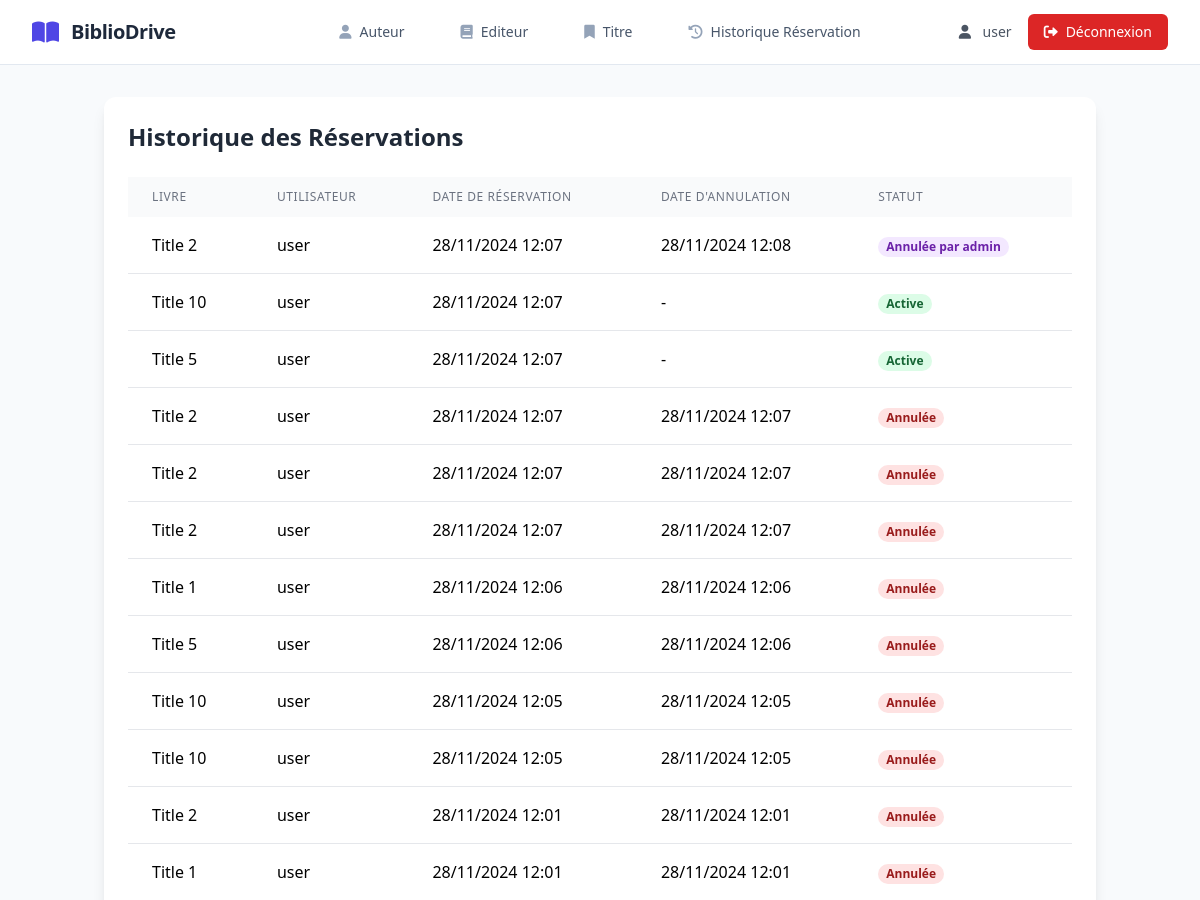
Before: /book/historique/ (signed in, upper part) with the older database file.
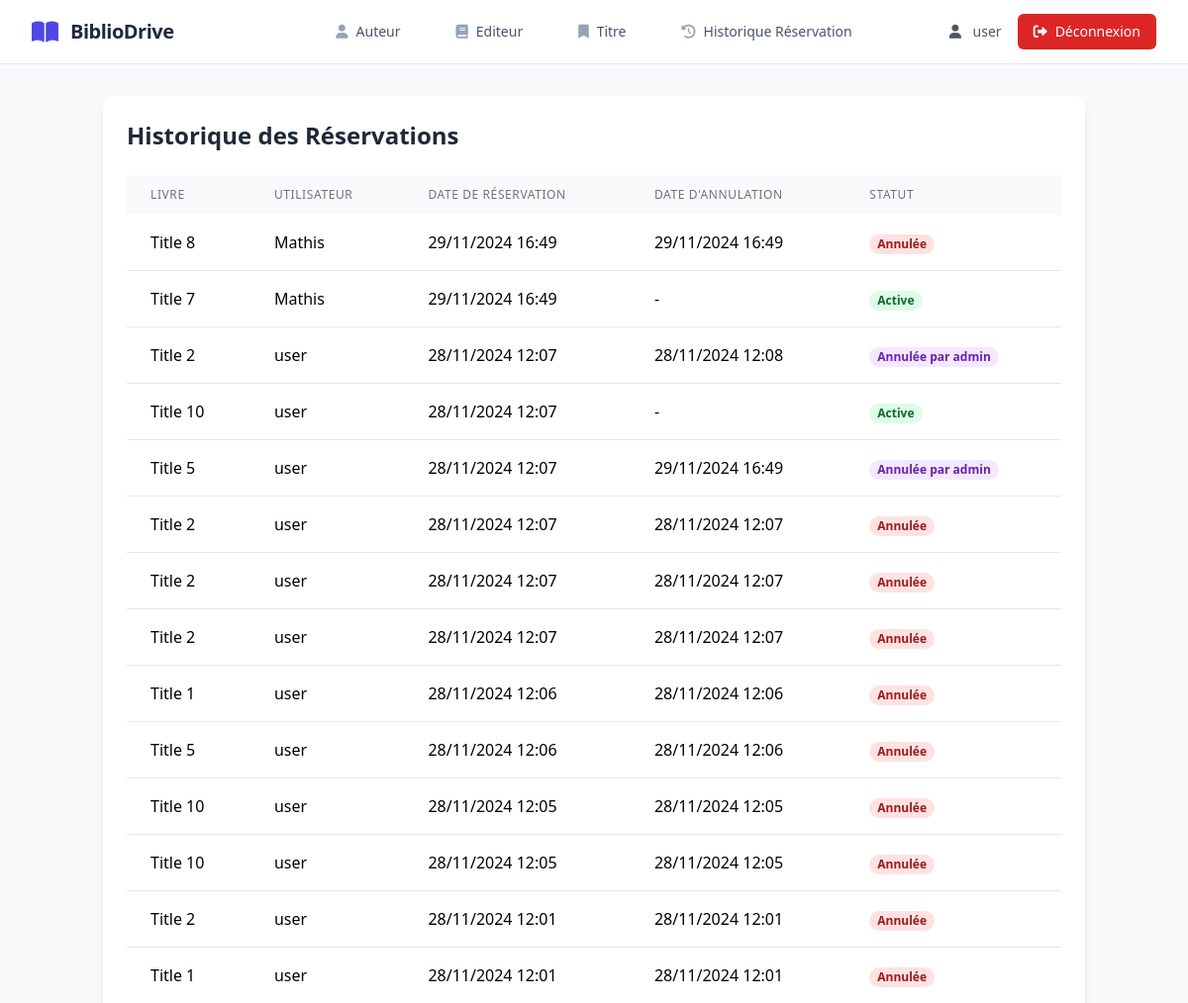
After: the same page with the newer database file.
### backoffice/models.py (models this page shows, shortened)
class ReservationHistory(models.Model):
    book = models.ForeignKey(Title, on_delete=models.CASCADE)
    user = models.ForeignKey(User, on_delete=models.CASCADE)
    reserved_at = models.DateTimeField(auto_now_add=True)
    cancelled_at = models.DateTimeField(null=True, blank=True)
    status = models.CharField(max_length=20, choices=[
        ('ACTIVE', 'Active'),
        ('CANCELLED', 'Annulée'),
        ('ADMIN_CANCELLED', 'Annulée par admin')  # Nouveau statut
    ])
    class Meta:
        ordering = ['-reserved_at']

class Title(models.Model):
    title = models.CharField(max_length=255)
    year_published = models.SmallIntegerField()
    isbn = models.CharField(max_length=20, primary_key=True)
    pubid = models.ForeignKey(Publisher, on_delete=models.CASCADE)
    reserve_by = models.ForeignKey(User, on_delete=models.CASCADE, null=True, blank=True)
    description = models.CharField(max_length=50)
    notes = models.CharField(max_length=50)
    subject = models.CharField(max_length=50)
    comments = models.TextField()
    image = models.ImageField(upload_to='images/', null=True, blank=True)
    GENRE_CHOICES = [
        ('ROMAN', 'Roman'),
        ('SCIENCE', 'Science'),
        ('HISTOIRE', 'Histoire'),
        ('POLICIER', 'Policier'),
        ('FANTASY', 'Fantasy'),
        ('BIOGRAPHIE', 'Biographie'),
        ('AUTRE', 'Autre'),
    ]
    genre = models.CharField(max_length=20, choices=GENRE_CHOICES, default='AUTRE')

### backoffice/views.py (the view)
# urls.py: path('book/historique/', views.book_historique, name="book-historique"),
@login_required
def book_historique(request):
    reservations = ReservationHistory.objects.all()
    context = {
        'reservations': reservations,
        'active_nav': 'historique'
    }
    if request.user.is_superuser:
        context.update({
            'available_books': Title.objects.all(),
            'users': User.objects.all()
        })
    return render(request, 'book/book_historique.html', context)

### backoffice/templates/book/book_historique.html (shortened to what this page needs)
{% extends 'base.html' %}
{% block content %}
<div class="container mx-auto px-4 py-8">
  <div class="bg-white rounded-xl shadow-lg p-6">
    <h1 class="text-2xl font-bold mb-6 text-gray-800">Historique des Réservations</h1>
    <div class="overflow-x-auto">
      <table class="min-w-full table-auto">
        <thead class="bg-gray-50">
          <tr>
            <th class="px-6 py-3 text-left text-xs font-medium text-gray-500 uppercase tracking-wider">Livre</th>
            <th class="px-6 py-3 text-left text-xs font-medium text-gray-500 uppercase tracking-wider">Utilisateur</th>
            <th class="px-6 py-3 text-left text-xs font-medium text-gray-500 uppercase tracking-wider">Date de
              réservation</th>
            <th class="px-6 py-3 text-left text-xs font-medium text-gray-500 uppercase tracking-wider">Date d'annulation
            </th>
            <th class="px-6 py-3 text-left text-xs font-medium text-gray-500 uppercase tracking-wider">Statut</th>
          </tr>
        </thead>
        <tbody class="bg-white divide-y divide-gray-200">
          {% for reservation in reservations %}
          <tr class="hover:bg-gray-50">
            <td class="px-6 py-4 whitespace-nowrap">{{ reservation.book.title }}</td>
            <td class="px-6 py-4 whitespace-nowrap">{{ reservation.user.username }}</td>
            <td class="px-6 py-4 whitespace-nowrap">{{ reservation.reserved_at|date:"d/m/Y H:i" }}</td>
            <td class="px-6 py-4 whitespace-nowrap">
              {% if reservation.cancelled_at %}
              {{ reservation.cancelled_at|date:"d/m/Y H:i" }}
              {% else %}
              -
              {% endif %}
            </td>
            <td class="px-6 py-4 whitespace-nowrap">
              <span class="px-2 inline-flex text-xs leading-5 font-semibold rounded-full
                    {% if reservation.status == 'ACTIVE' %}bg-green-100 text-green-800
                    {% elif reservation.status == 'ADMIN_CANCELLED' %}bg-purple-100 text-purple-800
                    {% else %}bg-red-100 text-red-800{% endif %}">
                {{ reservation.get_status_display }}
              </span>
            </td>
          </tr>
          {% endfor %}
        </tbody>
      </table>
    </div>
  </div>
</div>
{% endblock %}

Changed rows visible on the page:
added ReservationHistory: book "Title 8", user.username "Mathis", reserved_at "29/11/2024 16:49", cancelled_at "29/11/2024 16:49", status "Annulée"
added ReservationHistory: book "Title 7", user.username "Mathis", reserved_at "29/11/2024 16:49", status "Active"
changed ReservationHistory (number 5 of 14 on the later page): cancelled_at (not shown) → "29/11/2024 16:49"; status "Active" → "Annulée par admin"; no longer shows "-"
